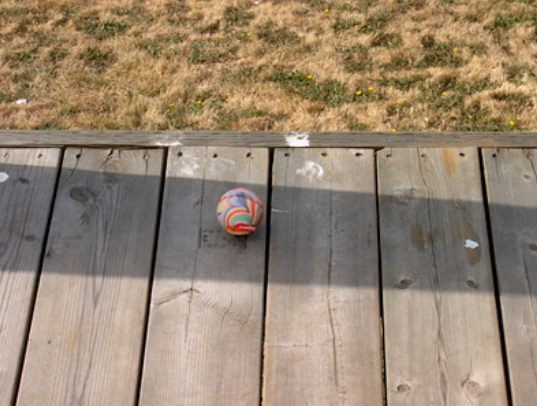
//> input picture OpenCV_Version/src/shadow2.PNG, 537 x 406 px
$ ./main   (built with g++ and OpenCV 4)
//> lines starting //> are read from the running program, lines starting //| are printed output that depends on the picture; after the words box and inside, x2 and y2 are one past the last pixel; in counts of white or black regions, pixels touching at a corner belong together
### OpenCV_Version/Entropy_Lab_Invariant/lab.h
#pragma once
#include "header.h"

// [36 lines left out: function LAB_Shadow, not called in this run]

### OpenCV_Version/Entropy_Lab_Invariant/invariant.h
#pragma once
#include "header.h"

// [25 lines left out: functions get_T, intrin_image, get_invariant, not called in this run]

### OpenCV_Version/Entropy_Lab_Invariant/entropy.h
#pragma once
#include "header.h"
#include <numeric>
#include <math.h>

void RGB2LCS(Mat& src, vector<Point2f>& lcs) {
	for (int j = 0; j < src.rows; j++) {
		for (int i = 0; i < src.cols; i++) {
			Vec3b& pixel = src.at<Vec3b>(j, i);
			double b = pixel[0];
			double g = pixel[1];
			double r = pixel[2];
			if (b < 0.1) {
				b = 0.1;
			}
			if (g < 0.1) {
				g = 0.1;
			}
			if (r < 0.1) {
				r = 0.1;
			}
			double x1 = logf(r) - logf(g); // x1 = log(R/G)
			double x2 = logf(b) - logf(r); 	// x2 = log(B/G)
			lcs.push_back(Point2f(x1, x2));
			// [8 lines of commented-out code are left out]
		}
	}
}


void cal_T(vector<Point2f>& lcs, int angle, vector<double>& T) {
	double rad = angle * CV_PI / 180.;
	for (int i = 0; i < lcs.size(); i++) {
		T.push_back(lcs[i].x * cosf(rad) + lcs[i].y * sinf(rad));
	}
}

void cal_T_90(vector<double>& T, vector<double>& T_90) {
	int lower = T.size() * 0.05;
	int upper = T.size() * 0.95;
	for (int i = lower; i < upper; i++) {
		T_90.push_back(T[i]);
	}
}

void cal_bin(vector<double>& T_90, double& bin) {
	double sum = 0.;
	for (double p : T_90) {
		sum += p;
	}
	double mean = sum / T_90.size();
	double sum_dev = 0;

	for (double v : T_90) {
		sum_dev += powf(v - mean, 2);
	}

	double sigma = sqrtf(sum_dev / T_90.size());
	bin = 3.5 * sigma / powf(T_90.size(), 1. / 3.);
}

void Prob_Dist(vector<double>& T_90, double& bin, vector<double>& prob) {
	int tot_count = (int)(T_90.back() - T_90.front()) / bin;
	int count = 1;
	int c = 0;
	vector<int> freq;
	for (int i = 0; i < T_90.size(); i++) {
		if (count != tot_count) {
			if (T_90[i] <= T_90[0] + bin * count) {
				c++;
			}
			else {
				freq.push_back(c);
				c = 1;
				count++;
			}
		}
		else {
			freq.push_back(T_90.size() - i);
			break;
		}
	}
	for (double cnt : freq) {
		prob.push_back(cnt / T_90.size());
	}
}

double cal_entropy(vector<double>& prob) {
	double h = 0;
	for (double p : prob) {
		h += -p * (logf(p));
	}
	return h;
}

void getEntropy(vector<Point2f>& lcs, vector<double>& entropy) {

	for (int angle = 1; angle < 181; angle++) {
		vector<double> T;
		vector<double> T_90;	// 중간 90% T
		double bin;
		vector<double> prob;

		cal_T(lcs, angle, T);
		std::sort(T.begin(), T.end());
		cal_T_90(T, T_90);
		cal_bin(T_90, bin);
		Prob_Dist(T_90, bin, prob);
		entropy.push_back(cal_entropy(prob));
	}
}

### OpenCV_Version/Entropy_Lab_Invariant/drawing.h
#pragma once
#include "header.h"

void drawLCS(vector<Point2f>& lcs, Mat& dst) {
	vector<float> x1, x2;

	for (Point2f p : lcs) {
		x1.push_back(p.x);
		x2.push_back(p.y);
	}

	Mat x1_m = Mat(x1);
	Mat x2_m = Mat(x2);

	double minVal, maxVal;
	minMaxLoc(x1_m, &minVal, &maxVal);
	cout << minVal << " " << maxVal << endl;
	int width = cvRound(abs(maxVal - minVal) * 30);
	cout << width << endl;
	minMaxLoc(x2_m, &minVal, &maxVal);
	int height = cvRound(abs(maxVal - minVal) * 30);
	cout << height << endl;

	dst = Mat::zeros(Size(width + 50, height + 50), CV_8UC1);
	Mat x1_norm, x2_norm;
	normalize(x1_m, x1_norm, 0, width, NORM_MINMAX, CV_32FC1);
	normalize(x2_m, x2_norm, 0, height, NORM_MINMAX, CV_32FC1);

	Mat dstROI = dst(Rect(25, 25, width + 1, height + 1));
	for (int i = 0; i < x1_norm.rows; i++) {
		int x = cvRound(x1_norm.at<float>(i, 0));
		int y = dstROI.rows - 1 - cvRound(x2_norm.at<float>(i, 0));
		dstROI.at<uchar>(y, x) = 255;
	}
	imshow("LCS", dst);
}

// [32 lines left out: functions drawEntropy, drawInvariant, not called in this run]

### OpenCV_Version/Entropy_Lab_Invariant/header.h
#pragma once
#include "opencv2/opencv.hpp"
#include <iostream>

using namespace cv;
using namespace std;

### OpenCV_Version/Entropy_Lab_Invariant/main.cpp
#include "header.h"
#include "drawing.h"
#include "entropy.h"
#include "invariant.h"
#include "lab.h"
#include <stack>

#define ENTROPY 1
#define LAB 0
#define DETECTION 0


Point pointArray[25] =
{
	Point(0,0),
	Point(-2,-2),
	Point(-1,-2),
	Point(0,-2),
	Point(1,-2),
	Point(2,-2),
	Point(-2,-1),
	Point(-1,-1),
	Point(0,-1),
	Point(1,-1),
	Point(2,-1),
	Point(-2,0),
	Point(-1,0),
	Point(1,0),
	Point(2,0),
	Point(-2,1),
	Point(-1,1),
	Point(0,1),
	Point(1,1),
	Point(2,1),
	Point(-2,2),
	Point(-1,2),
	Point(0,2),
	Point(1,2),
	Point(2,2)
};
Point kernels[9] = {
	Point(-1, -1),
	Point(-1,0),
	Point(-1,1),
	Point(0, -1),
	Point(0,0),
	Point(0,1),
	Point(1, -1),
	Point(1,0),
	Point(1,1)
};

Mat src;
Mat shadow_seed;
Mat A;
Mat MS;
Mat ML;
vector<Point> seeds;
vector<Point> growing;
vector<double> distances;
vector<int> distances_norm;
vector<Point> Y_growing;
vector<Point> CbCr_growing;
vector<Point> contours;

// [76 lines left out: functions calcGrayHist, getGrayHistImage, get_threshold, normalize_vector, RGB_distance, Y_distance and 1 more, not called in this run]

double get_Point_distance(Point pt1, Point pt2) {
	return sqrt(pow(pt1.x - pt2.x, 2) + pow(pt1.y - pt2.y, 2));
}

// [93 lines left out: functions get_median, get_seed_Y, seed_growing, all_pixel_calculate, region_growing, compare_Y, not called in this run]

double get_standard_deviation(Mat& mt) {
	return 0;
}
// [91 lines left out: functions compare_CbCr, get_A_MS, get_seed, not called in this run]

int main(void) {
#if ENTROPY == 1
	Mat src = imread("./src/shadow2.png");
//> src is the input picture: 406 rows x 537 cols, CV_8UC3; mean B, G, R 113, 133.9, 152.1
	Size src_size = src.size();
//> src_size = Size(537, 406)
	resize(src, src, Size(300, 400), 0, 0, INTER_LANCZOS4);
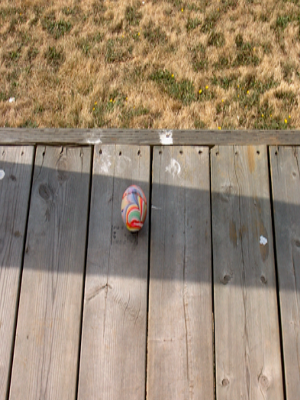
//> src: 400 rows x 300 cols, CV_8UC3; mean B, G, R 113, 133.9, 152.1
	imshow("src", src);
	vector<Point2f> lcs;
	vector<double> entropy;
	int angle;

	RGB2LCS(src, lcs);
//> after the loop in RGB2LCS, `for (int j = 0; j < src.rows; j++)`: lcs = 120000 items
//> lcs = 120000 items
	Mat LCS_M;
	drawLCS(lcs, LCS_M);
//> the loop in drawLCS, `for (Point2f p : lcs)` made 120000 passes
//> p on passes 1 to 3: Point(0.262, -0.693), Point(0.233, -0.547), Point(0.237, -0.612)
//> in drawLCS, `minMaxLoc(x1_m, &minVal, &maxVal);`: minVal = -3.4; maxVal = 5.63
//| -3.4012 5.63479
//> in drawLCS, `int width = cvRound(abs(maxVal - minVal) * 30);`: width = 271
//| 271
//> in drawLCS, `minMaxLoc(x2_m, &minVal, &maxVal);`: minVal = -7.58; maxVal = 3.4
//> in drawLCS, `int height = cvRound(abs(maxVal - minVal) * 30);`: height = 329
//| 329
//> in drawLCS, `dst = Mat::zeros(Size(width + 50, height + 50), CV_8UC1);`: dst: 379 rows x 321 cols, CV_8UC1; every value is 0
//> in drawLCS, `Mat dstROI = dst(Rect(25, 25, width + 1, height + 1));`: dstROI: 330 rows x 272 cols, CV_8UC1; every value is 0
//> the loop in drawLCS, `for (int i = 0; i < x1_norm.rows; i++)` made 120000 passes
//> (x, y) on passes 1 to 3: (110, 123), (109, 118), (109, 120)
//> after the loop in drawLCS, `for (int i = 0; i < x1_norm.rows; i++)`:
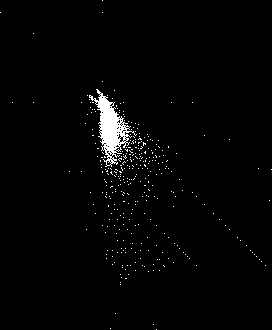
//> dstROI: 330 rows x 272 cols, CV_8UC1; 1.9% white; 345 white regions (344 under 20 px), largest, box (x1, y1, x2, y2) and area: (89, 89, 137, 167) 1218
//> after the loop in drawLCS, `for (int i = 0; i < x1_norm.rows; i++)`:
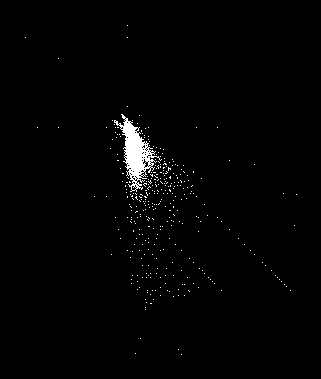
//> dst: 379 rows x 321 cols, CV_8UC1; 1.4% white; 345 white regions (344 under 20 px), largest, box (x1, y1, x2, y2) and area: (114, 114, 162, 192) 1218
	getEntropy(lcs, entropy);
//> the loop in getEntropy, `for (int angle = 1; angle < 181; angle++)` made 180 passes
//> (mean in cal_bin, sigma in cal_bin, bin in cal_bin, bin) on passes 1 to 3: (0.116, 0.0657, 0.00483, 0.00483), (0.111, 0.0622, 0.00457, 0.00457), (0.105, 0.0587, 0.00432, 0.00432)
//> after the loop in getEntropy, `for (int angle = 1; angle < 181; angle++)`: entropy = 180 values, max 3.98 at index 12, min 3.48 at index 46, mean 3.68
	// [24 lines of commented-out code are left out]
	waitKey();
	destroyAllWindows();

#endif
#if LAB == 1
	Mat src = imread("./src/shadow4.jpg");
	resize(src, src, Size(640, 480), 0, 0, INTER_CUBIC);
	imshow("src", src);
	Mat lab;
	cvtColor(src, lab, COLOR_BGR2Lab);
	// -> L 0 ~ 255, A ->  1 ~ 255, B -> 1 ~ 255
	vector<Mat> lab_planes;
	split(lab, lab_planes);
	Mat dst;
	LAB_Shadow(lab_planes, dst);

	waitKey();
	destroyAllWindows();
#endif
#if DETECTION == 1
	src = imread("./src/shadow5.png");
	resize(src, src, Size(300, 400), 0, 0, INTER_AREA);
	shadow_seed = Mat::zeros(src.size(), CV_8UC3);
	imshow("original", src);
	Mat src_filtered;
	bilateralFilter(src, src_filtered, -1, 10, 5);
	src = src_filtered;
	namedWindow("src");
	imshow("src", src);
	setMouseCallback("src", get_seed);
	waitKey();
	destroyAllWindows();
#endif
}

$ run again, with OpenCV_Version/src/shadow3.PNG copied over OpenCV_Version/src/shadow2.PNG
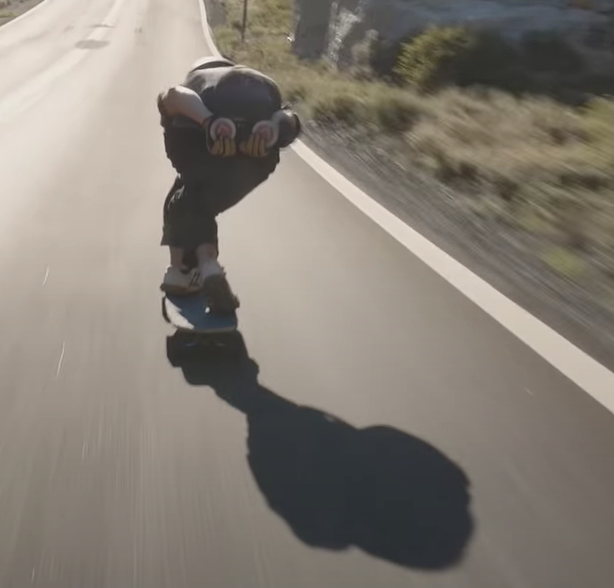
//> input picture OpenCV_Version/src/shadow3.PNG, 614 x 588 px
//> src is the input picture: 588 rows x 614 cols, CV_8UC3; mean B, G, R 117.5, 126.5, 133.4
//> `resize(src, src, Size(300, 400), 0, 0, INTER_LANCZOS4);`:
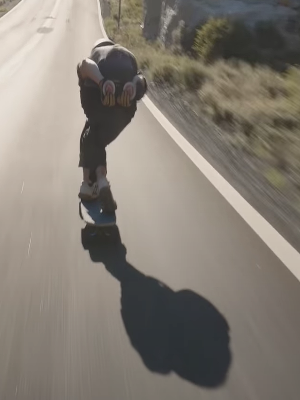
//> src: 400 rows x 300 cols, CV_8UC3; mean B, G, R 117.5, 126.4, 133.4
//> after the loop in RGB2LCS, `for (int j = 0; j < src.rows; j++)`: lcs = 120000 items
//> the loop in drawLCS, `for (Point2f p : lcs)` made 120000 passes
//> p on passes 1 to 3: Point(0.0637, -0.19), Point(0.076, -0.18), Point(0.059, -0.181)
//> in drawLCS, `minMaxLoc(x1_m, &minVal, &maxVal);`: minVal = -0.211; maxVal = 0.323
//| -0.211309 0.322773
//> width = 16
//| 16
//> in drawLCS, `minMaxLoc(x2_m, &minVal, &maxVal);`: minVal = -0.647; maxVal = 0.328
//> height = 29
//| 29
//> the loop in drawLCS, `for (int i = 0; i < x1_norm.rows; i++)` made 120000 passes
//> (x, y) on passes 1 to 3: (8, 15), (9, 15), (8, 15)
//> after the loop in drawLCS, `for (int i = 0; i < x1_norm.rows; i++)`:
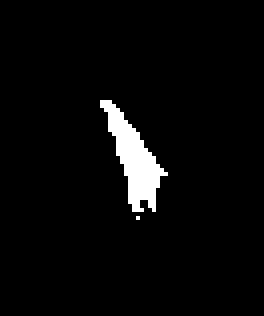
//> dst: 79 rows x 66 cols, CV_8UC1 (shown 4 times larger); 3.6% white; 2 white regions (1 under 20 px), largest, box (x1, y1, x2, y2) and area: (25, 25, 42, 53) 187
//> the loop in getEntropy, `for (int angle = 1; angle < 181; angle++)` made 180 passes
//> (mean in cal_bin, sigma in cal_bin, bin in cal_bin, bin) on passes 1 to 3: (0.0486, 0.0286, 0.0021, 0.0021), (0.0464, 0.0275, 0.00202, 0.00202), (0.0442, 0.0265, 0.00195, 0.00195)
//> after the loop in getEntropy, `for (int angle = 1; angle < 181; angle++)`: entropy = 180 values, max 3.66 at index 16, min 3.37 at index 24, mean 3.51

$ run again, with OpenCV_Version/src/shadow6.PNG copied over OpenCV_Version/src/shadow2.PNG
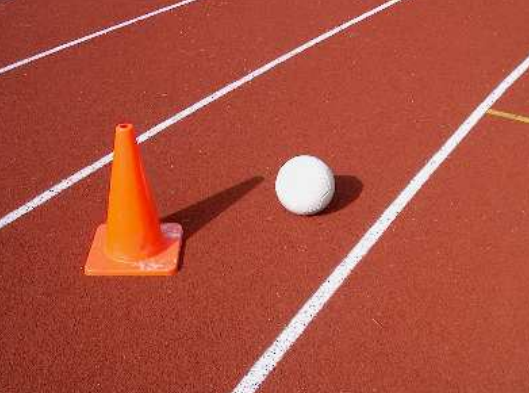
//> input picture OpenCV_Version/src/shadow6.PNG, 529 x 393 px
//> src is the input picture: 393 rows x 529 cols, CV_8UC3; mean B, G, R 61.5, 78.8, 172.5
//> `resize(src, src, Size(300, 400), 0, 0, INTER_LANCZOS4);`:
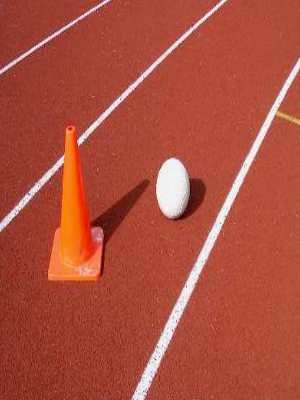
//> src: 400 rows x 300 cols, CV_8UC3; mean B, G, R 61.6, 78.8, 172.5
//> after the loop in RGB2LCS, `for (int j = 0; j < src.rows; j++)`: lcs = 120000 items
//> the loop in drawLCS, `for (Point2f p : lcs)` made 120000 passes
//> p on passes 1 to 3: Point(0.767, -0.801), Point(0.781, -0.798), Point(0.79, -0.79)
//> in drawLCS, `minMaxLoc(x1_m, &minVal, &maxVal);`: minVal = -0.101; maxVal = 6.86
//| -0.101352 6.85646
//> width = 209
//| 209
//> in drawLCS, `minMaxLoc(x2_m, &minVal, &maxVal);`: minVal = -7.82; maxVal = 0.167
//> height = 240
//| 240
//> the loop in drawLCS, `for (int i = 0; i < x1_norm.rows; i++)` made 120000 passes
//> (x, y) on passes 1 to 3: (26, 29), (26, 29), (27, 29)
//> after the loop in drawLCS, `for (int i = 0; i < x1_norm.rows; i++)`:
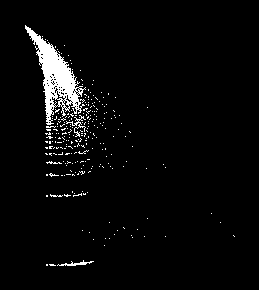
//> dst: 290 rows x 259 cols, CV_8UC1; 3.7% white; 253 white regions (248 under 20 px), largest, box (x1, y1, x2, y2) and area: (25, 25, 86, 125) 1949, (66, 115, 86, 137) 95, (57, 260, 94, 266) 80, (46, 161, 62, 164) 24, (50, 194, 63, 197) 20
//> the loop in getEntropy, `for (int angle = 1; angle < 181; angle++)` made 180 passes
//> (mean in cal_bin, sigma in cal_bin, bin in cal_bin, bin) on passes 1 to 3: (0.841, 0.111, 0.00819, 0.00819), (0.82, 0.11, 0.0081, 0.0081), (0.799, 0.109, 0.00803, 0.00803)
//> after the loop in getEntropy, `for (int angle = 1; angle < 181; angle++)`: entropy = 180 values, max 3.98 at index 38, min 3.54 at index 31, mean 3.68

$ run again, with OpenCV_Version/src/shadow7.PNG copied over OpenCV_Version/src/shadow2.PNG
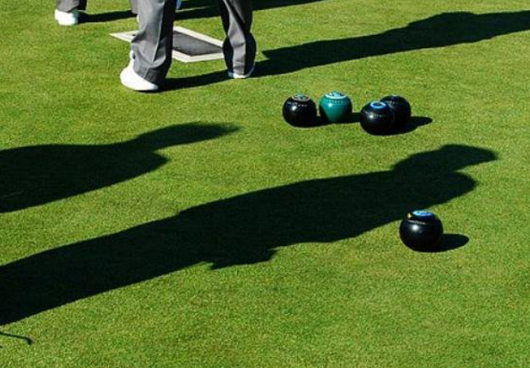
//> input picture OpenCV_Version/src/shadow7.PNG, 530 x 368 px
//> src is the input picture: 368 rows x 530 cols, CV_8UC3; mean B, G, R 41.1, 108.9, 85.3
//> `resize(src, src, Size(300, 400), 0, 0, INTER_LANCZOS4);`:
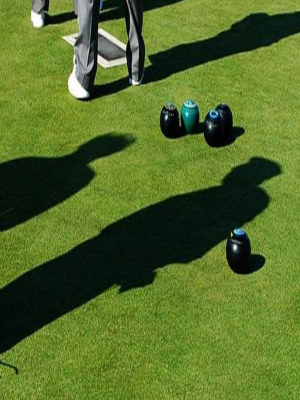
//> src: 400 rows x 300 cols, CV_8UC3; mean B, G, R 41.1, 108.9, 85.3
//> after the loop in RGB2LCS, `for (int j = 0; j < src.rows; j++)`: lcs = 120000 items
//> the loop in drawLCS, `for (Point2f p : lcs)` made 120000 passes
//> p on passes 1 to 3: Point(-0.227, -0.819), Point(-0.218, -0.769), Point(-0.234, -0.865)
//> in drawLCS, `minMaxLoc(x1_m, &minVal, &maxVal);`: minVal = -7.18; maxVal = 3.91
//| -7.17778 3.91202
//> width = 333
//| 333
//> in drawLCS, `minMaxLoc(x2_m, &minVal, &maxVal);`: minVal = -6.48; maxVal = 7.13
//> height = 408
//| 408
//> the loop in drawLCS, `for (int i = 0; i < x1_norm.rows; i++)` made 120000 passes
//> (x, y) on passes 1 to 3: (209, 238), (209, 237), (209, 240)
//> after the loop in drawLCS, `for (int i = 0; i < x1_norm.rows; i++)`:
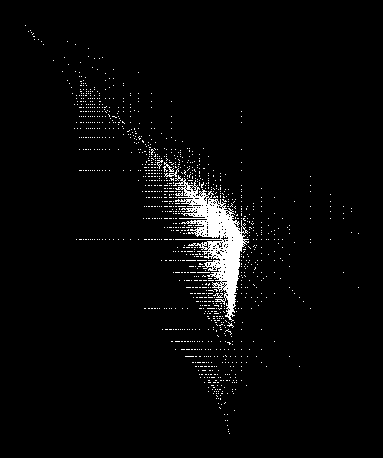
//> dst: 458 rows x 383 cols, CV_8UC1; 3.2% white; 1199 white regions (1194 under 20 px), largest, box (x1, y1, x2, y2) and area: (173, 175, 249, 322) 3559, (163, 162, 174, 172) 42, (164, 168, 179, 177) 41, (213, 293, 223, 298) 24, (157, 160, 163, 169) 21
//> the loop in getEntropy, `for (int angle = 1; angle < 181; angle++)` made 180 passes
//> (mean in cal_bin, sigma in cal_bin, bin in cal_bin, bin, tot_count in Prob_Dist) on passes 1 to 3: (-0.453, 0.409, 0.0301, 0.0301, 33), (-0.463, 0.399, 0.0293, 0.0293, 34), (-0.473, 0.388, 0.0285, 0.0285, 35)
//> after the loop in getEntropy, `for (int angle = 1; angle < 181; angle++)`: entropy = 180 values, max 4 at index 36, min 1.2 at index 0, mean 2.93
